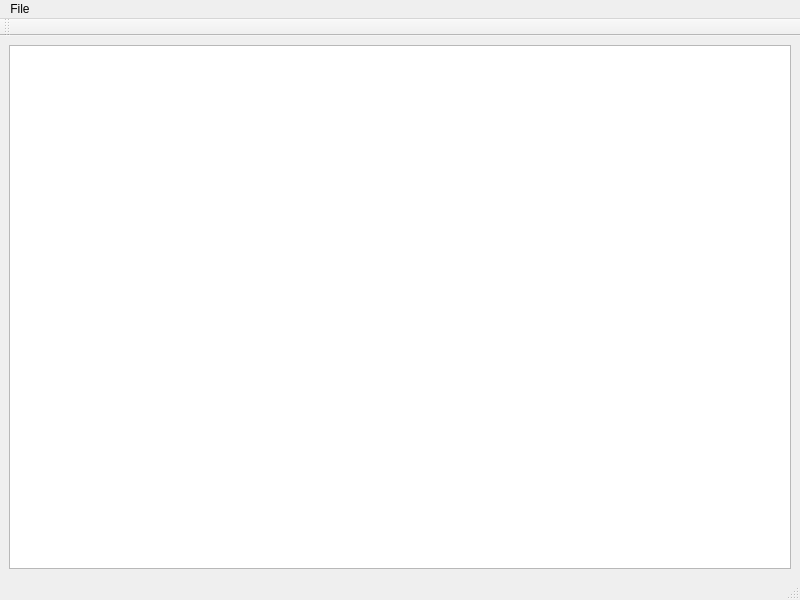
<?xml version="1.0" encoding="UTF-8"?>
<ui version="4.0">
 <class>QCViewer</class>
 <widget class="QMainWindow" name="QCViewer">
  <property name="geometry">
   <rect>
    <x>0</x>
    <y>0</y>
    <width>800</width>
    <height>600</height>
   </rect>
  </property>
  <property name="windowTitle">
   <string>QCViewer</string>
  </property>
  <property name="documentMode">
   <bool>false</bool>
  </property>
  <widget class="QWidget" name="centralwidget">
   <layout class="QVBoxLayout" name="verticalLayout">
    <item>
     <widget class="QGraphicsView" name="mainView">
      <property name="interactive">
       <bool>false</bool>
      </property>
      <property name="viewportUpdateMode">
       <enum>QGraphicsView::MinimalViewportUpdate</enum>
      </property>
     </widget>
    </item>
   </layout>
  </widget>
  <widget class="QMenuBar" name="menubar">
   <property name="geometry">
    <rect>
     <x>0</x>
     <y>0</y>
     <width>800</width>
     <height>25</height>
    </rect>
   </property>
   <property name="nativeMenuBar">
    <bool>false</bool>
   </property>
   <widget class="QMenu" name="menuFile">
    <property name="title">
     <string>File</string>
    </property>
    <addaction name="fileOpen"/>
   </widget>
   <addaction name="menuFile"/>
  </widget>
  <widget class="QStatusBar" name="statusbar"/>
  <widget class="QToolBar" name="toolBar">
   <property name="windowTitle">
    <string>toolBar</string>
   </property>
   <attribute name="toolBarArea">
    <enum>TopToolBarArea</enum>
   </attribute>
   <attribute name="toolBarBreak">
    <bool>false</bool>
   </attribute>
  </widget>
  <action name="fileOpen">
   <property name="text">
    <string>Open</string>
   </property>
  </action>
 </widget>
 <resources/>
 <connections/>
</ui>
